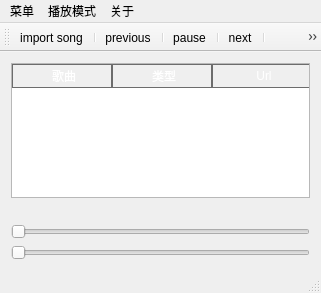
<?xml version="1.0" encoding="UTF-8"?>
<ui version="4.0">
 <class>MainWindow</class>
 <widget class="QMainWindow" name="MainWindow">
  <property name="geometry">
   <rect>
    <x>0</x>
    <y>0</y>
    <width>321</width>
    <height>293</height>
   </rect>
  </property>
  <property name="windowTitle">
   <string>MainWindow</string>
  </property>
  <widget class="QWidget" name="centralWidget">
   <layout class="QGridLayout" name="gridLayout">
    <item row="0" column="0">
     <widget class="QTableWidget" name="tableWidget">
      <property name="autoFillBackground">
       <bool>true</bool>
      </property>
      <property name="styleSheet">
       <string notr="true">QHeaderView::section {
    background-color: qlineargradient(x1:0, y1:0, x2:0, y2:1,
                                      stop:0 #616161, stop: 0.5 #505050,
                                      stop: 0.6 #434343, stop:1 #656565);
    color: white;
    padding-left: 4px;
    border: 1px solid #6c6c6c;
}

QHeaderView::section:checked
{
    background-color: red;
}

/* style the sort indicator */
QHeaderView::down-arrow {
    image: url(down_arrow.png);
}

QHeaderView::up-arrow {
    image: url(up_arrow.png);
}
</string>
      </property>
      <property name="frameShape">
       <enum>QFrame::StyledPanel</enum>
      </property>
      <property name="horizontalScrollBarPolicy">
       <enum>Qt::ScrollBarAlwaysOff</enum>
      </property>
      <property name="editTriggers">
       <set>QAbstractItemView::NoEditTriggers</set>
      </property>
      <property name="alternatingRowColors">
       <bool>true</bool>
      </property>
      <property name="selectionMode">
       <enum>QAbstractItemView::SingleSelection</enum>
      </property>
      <property name="selectionBehavior">
       <enum>QAbstractItemView::SelectRows</enum>
      </property>
      <property name="gridStyle">
       <enum>Qt::DashLine</enum>
      </property>
      <column>
       <property name="text">
        <string>歌曲</string>
       </property>
      </column>
      <column>
       <property name="text">
        <string>类型</string>
       </property>
      </column>
      <column>
       <property name="text">
        <string>Url</string>
       </property>
      </column>
     </widget>
    </item>
    <item row="1" column="0">
     <widget class="QLabel" name="playing">
      <property name="statusTip">
       <string>正在播放</string>
      </property>
      <property name="text">
       <string/>
      </property>
     </widget>
    </item>
    <item row="3" column="0">
     <widget class="QSlider" name="shengyintiaojie">
      <property name="statusTip">
       <string>音量调节</string>
      </property>
      <property name="orientation">
       <enum>Qt::Horizontal</enum>
      </property>
     </widget>
    </item>
    <item row="4" column="0">
     <widget class="QSlider" name="jindutiaojie">
      <property name="statusTip">
       <string>进度调节(暂不可用)</string>
      </property>
      <property name="orientation">
       <enum>Qt::Horizontal</enum>
      </property>
     </widget>
    </item>
   </layout>
  </widget>
  <widget class="QMenuBar" name="menuBar">
   <property name="geometry">
    <rect>
     <x>0</x>
     <y>0</y>
     <width>321</width>
     <height>23</height>
    </rect>
   </property>
   <widget class="QMenu" name="menu">
    <property name="title">
     <string>菜单</string>
    </property>
    <addaction name="actionImport_song"/>
    <addaction name="actionPrevious"/>
    <addaction name="actionNext"/>
    <addaction name="actionPause"/>
    <addaction name="actionExit"/>
   </widget>
   <widget class="QMenu" name="pattern">
    <property name="title">
     <string>播放模式</string>
    </property>
    <addaction name="actionDanquxunhuang"/>
    <addaction name="actionShunxubofang"/>
    <addaction name="actionRadom"/>
   </widget>
   <widget class="QMenu" name="about">
    <property name="title">
     <string>关于</string>
    </property>
    <addaction name="actionAbout_me"/>
    <addaction name="actionAbout"/>
   </widget>
   <addaction name="menu"/>
   <addaction name="pattern"/>
   <addaction name="about"/>
  </widget>
  <widget class="QToolBar" name="mainToolBar">
   <attribute name="toolBarArea">
    <enum>TopToolBarArea</enum>
   </attribute>
   <attribute name="toolBarBreak">
    <bool>false</bool>
   </attribute>
   <addaction name="actionImport_song"/>
   <addaction name="separator"/>
   <addaction name="actionPrevious"/>
   <addaction name="separator"/>
   <addaction name="actionPause"/>
   <addaction name="separator"/>
   <addaction name="actionNext"/>
   <addaction name="separator"/>
   <addaction name="actionAbout_me"/>
  </widget>
  <widget class="QStatusBar" name="statusBar"/>
  <action name="actionImport_song">
   <property name="icon">
    <iconset resource="music.qrc">
     <normaloff>:/new/prefix1/images/7.png</normaloff>:/new/prefix1/images/7.png</iconset>
   </property>
   <property name="text">
    <string>import song</string>
   </property>
   <property name="statusTip">
    <string>导入歌曲</string>
   </property>
  </action>
  <action name="actionPrevious">
   <property name="icon">
    <iconset resource="music.qrc">
     <normaloff>:/new/prefix1/images/2.png</normaloff>:/new/prefix1/images/2.png</iconset>
   </property>
   <property name="text">
    <string>previous</string>
   </property>
   <property name="statusTip">
    <string>上一曲</string>
   </property>
   <property name="shortcut">
    <string>Ctrl+Left</string>
   </property>
  </action>
  <action name="actionNext">
   <property name="icon">
    <iconset resource="music.qrc">
     <normaloff>:/new/prefix1/images/5.png</normaloff>:/new/prefix1/images/5.png</iconset>
   </property>
   <property name="text">
    <string>next</string>
   </property>
   <property name="statusTip">
    <string>下一曲</string>
   </property>
   <property name="shortcut">
    <string>Ctrl+Right</string>
   </property>
  </action>
  <action name="actionPause">
   <property name="icon">
    <iconset resource="music.qrc">
     <normaloff>:/new/prefix1/images/4.png</normaloff>:/new/prefix1/images/4.png</iconset>
   </property>
   <property name="text">
    <string>pause</string>
   </property>
   <property name="statusTip">
    <string>暂停/播放</string>
   </property>
   <property name="shortcut">
    <string>Space</string>
   </property>
  </action>
  <action name="actionDanquxunhuang">
   <property name="text">
    <string>repeat</string>
   </property>
   <property name="statusTip">
    <string>单曲循环</string>
   </property>
  </action>
  <action name="actionShunxubofang">
   <property name="text">
    <string>order</string>
   </property>
   <property name="statusTip">
    <string>顺序播放</string>
   </property>
  </action>
  <action name="actionAbout_me">
   <property name="icon">
    <iconset>
     <normaloff>../../库/图片/132905kdid4nu4pizpujd6.jpg</normaloff>../../库/图片/132905kdid4nu4pizpujd6.jpg</iconset>
   </property>
   <property name="text">
    <string>about me</string>
   </property>
   <property name="statusTip">
    <string>关于</string>
   </property>
  </action>
  <action name="actionExit">
   <property name="text">
    <string>exit</string>
   </property>
  </action>
  <action name="actionRadom">
   <property name="text">
    <string>radom</string>
   </property>
  </action>
  <action name="actionAbout">
   <property name="text">
    <string>about music</string>
   </property>
  </action>
 </widget>
 <layoutdefault spacing="6" margin="11"/>
 <resources>
  <include location="music.qrc"/>
 </resources>
 <connections/>
</ui>
